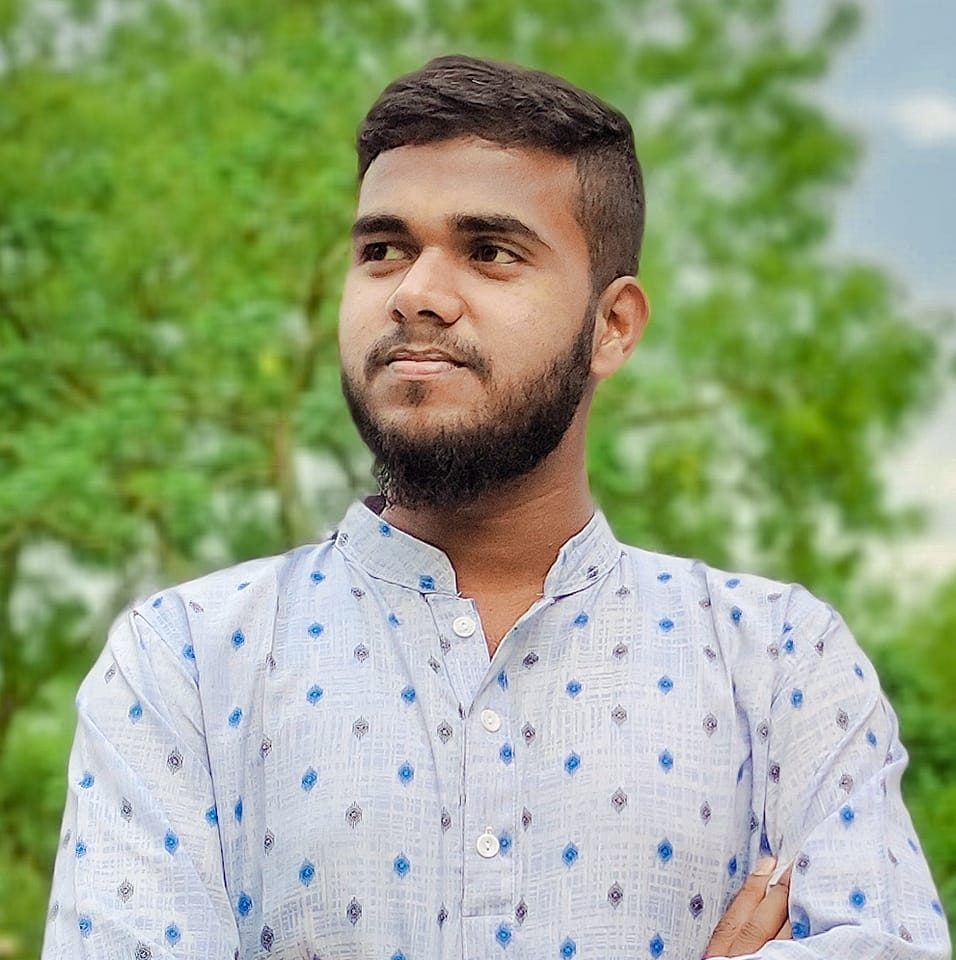
%> input picture Rasa Profile picture.jpg, 956 x 960 px
$ octave 'Color Spliting for RGB.m'   (GNU Octave 9; MATLAB toolbox functions it lacks are replaced by stand-ins)
%> lines starting %> are read from the running program, lines starting %| are printed output that depends on the picture
img = imread('Rasa Profile picture.jpg');
%> img is the input picture: size 960x956x3 uint8; mean R, G, B 151.2, 165.4, 130.2
[row,col,b1] = size(img);
%> row = 960; col = 956; b1 = 3
r = img(:,:,1);
g = img(:,:,2);
b = img(:,:,3);
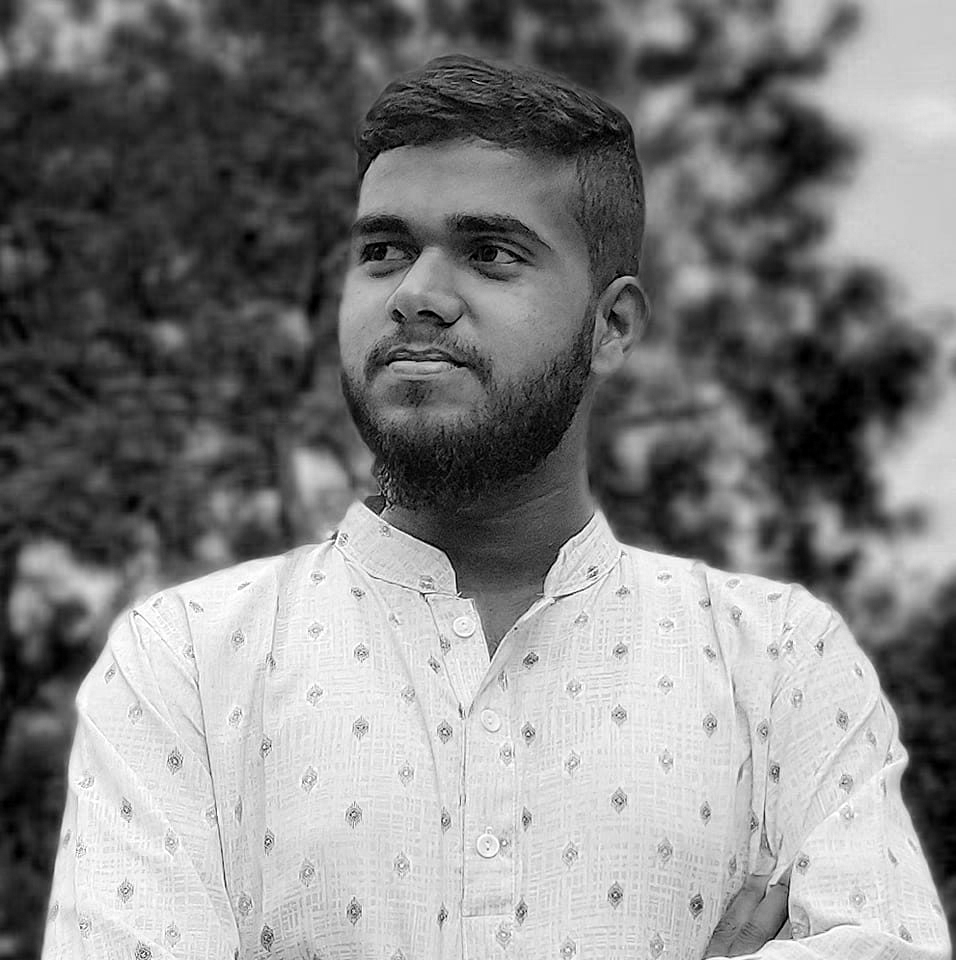
%> b: size 960x956 uint8; min 0, max 255, mean 130.2
black = zeros(row,col,'uint8');
redband = cat(3, r, black, black);
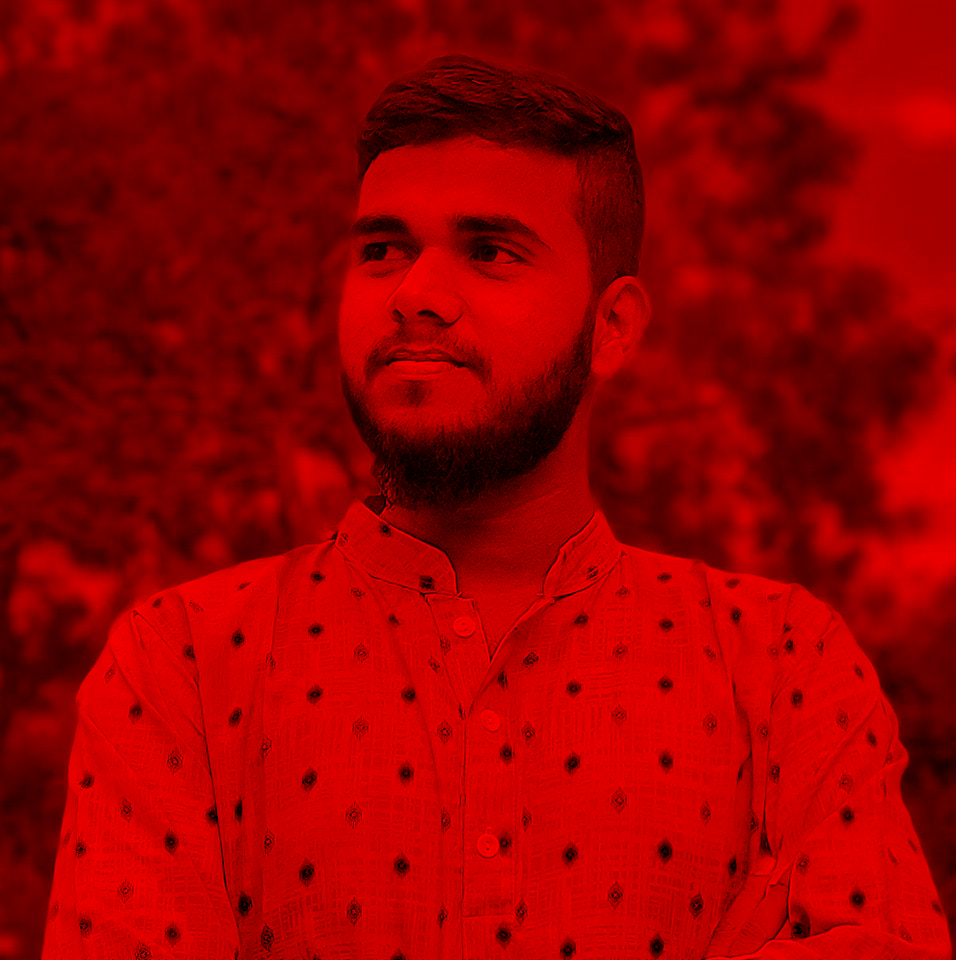
%> redband: size 960x956x3 uint8; mean R, G, B 151.2, 0, 0
greenband = cat(3, black, g, black);
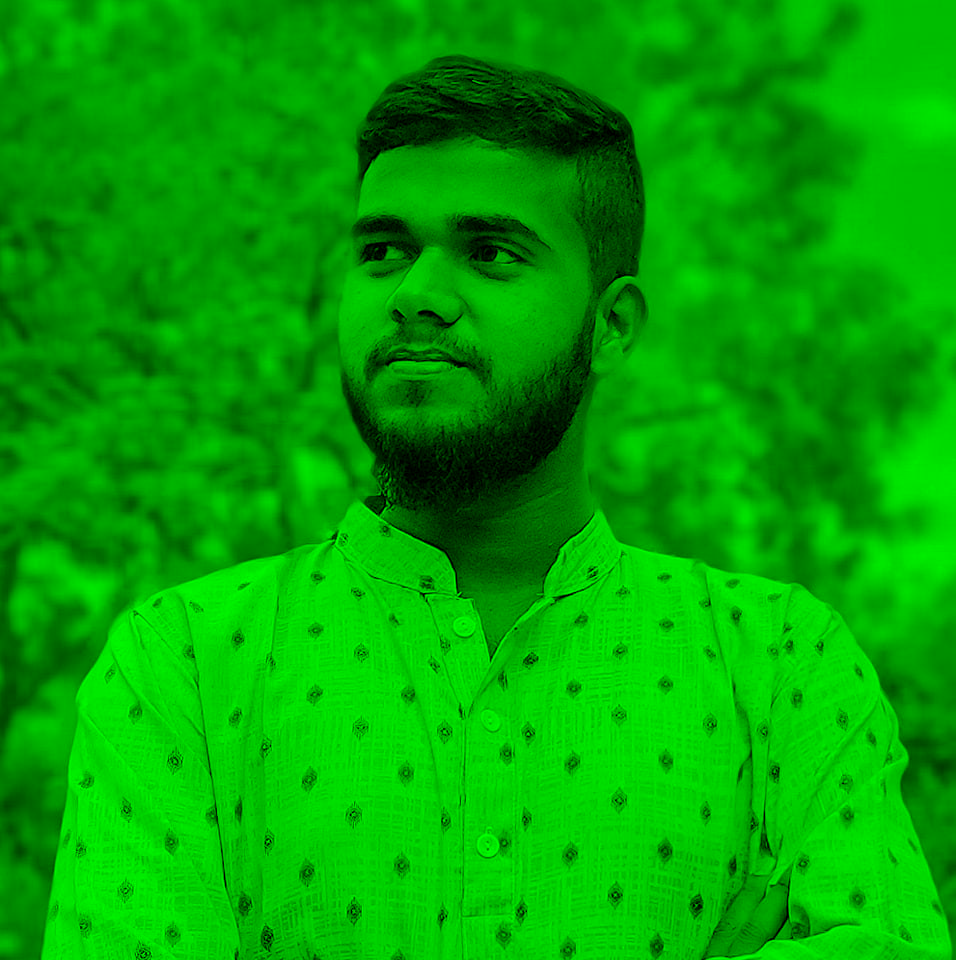
%> greenband: size 960x956x3 uint8; mean R, G, B 0, 165.4, 0
blueband = cat(3, black, black, b);
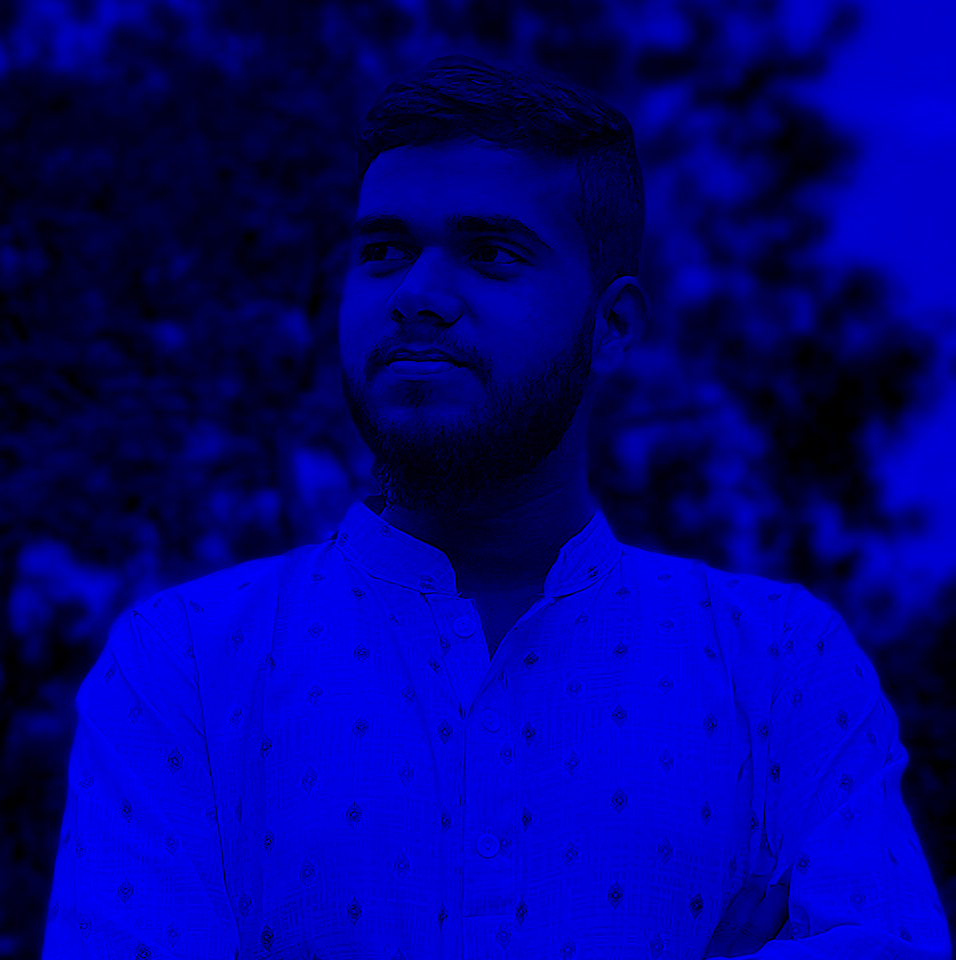
%> blueband: size 960x956x3 uint8; mean R, G, B 0, 0, 130.2
combinedimg = cat(3, r, g, b);

subplot(2, 3, 1);
imshow(img);
title('Original Image');

subplot(2, 3, 2);
imshow(redband);
title('Red Channel');

subplot(2, 3, 3);
imshow(greenband);
title('Green Channel');

subplot(2, 3, 4);
imshow(blueband);
title('Blue Channel');

subplot(2, 3, 5);
imshow(combinedimg);
title('Combined Image');
